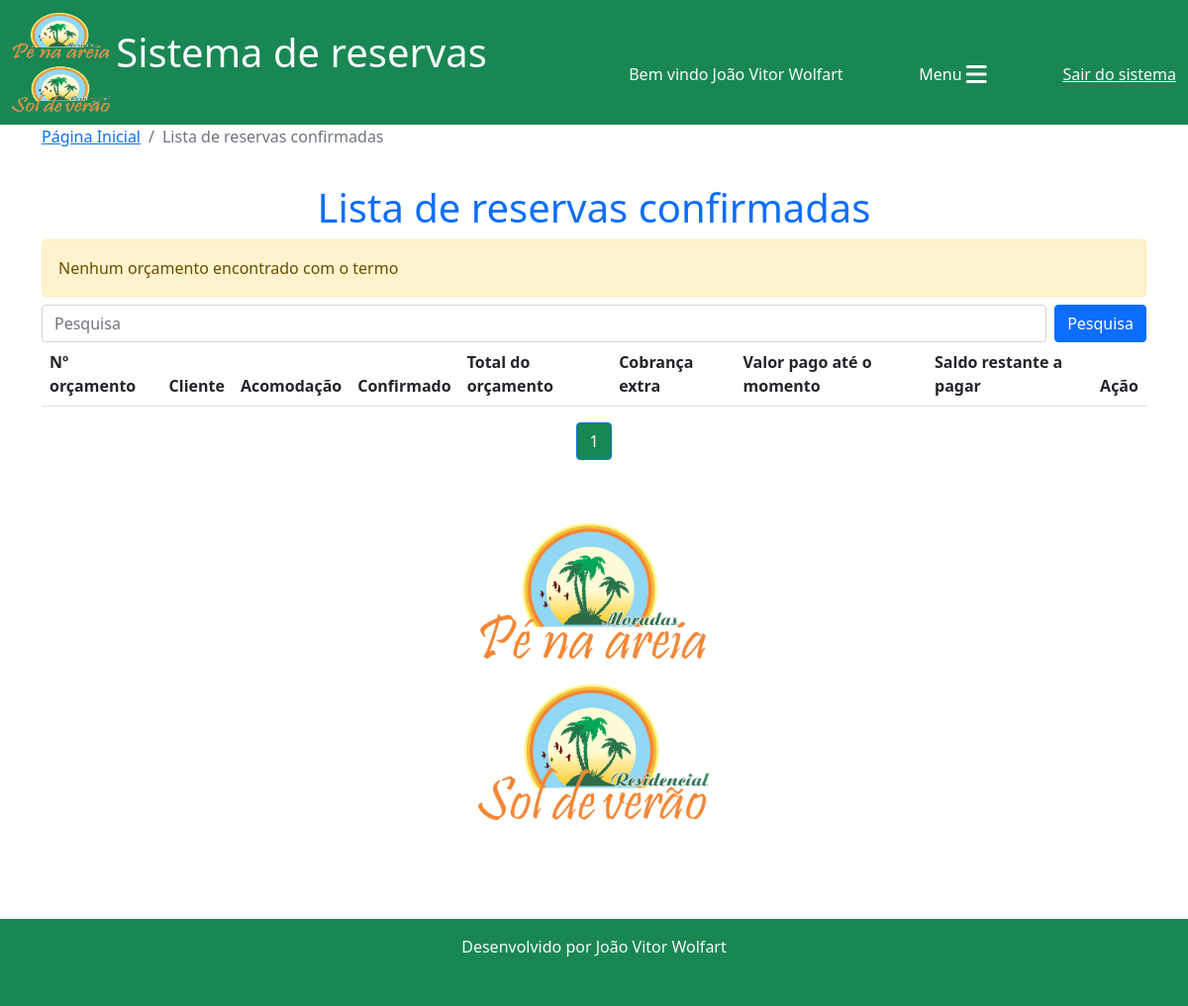
Before: /reservas/lista_orcamentos_confirmados/?p=3&termo_cliente= (signed in) with the older database file.
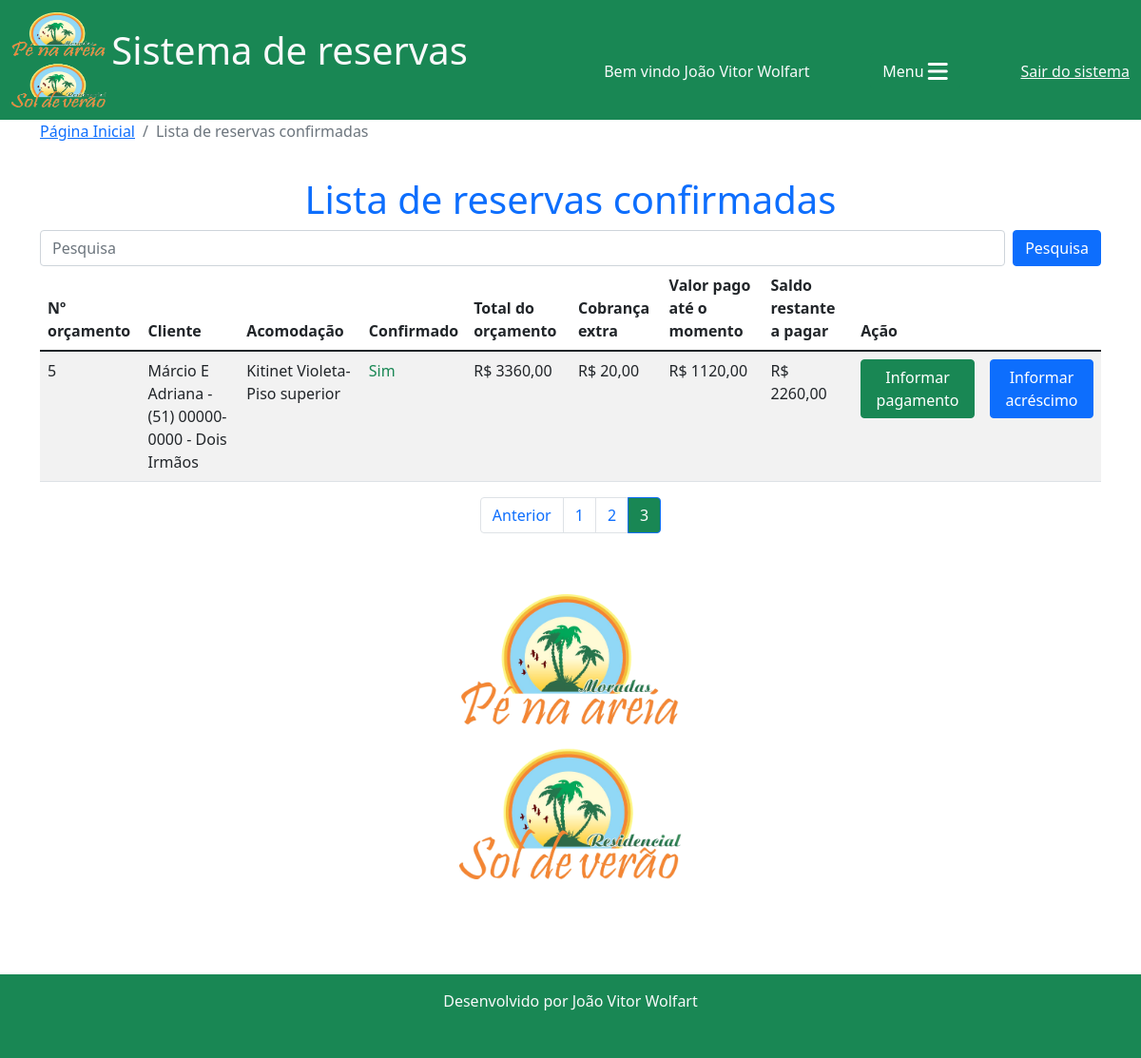
After: the same page with the newer database file.
### reservas/models.py (models this page shows, shortened)
class Orcamento(models.Model):
    cliente = models.ForeignKey(Cliente, on_delete=models.CASCADE)
    acomodacao = models.ForeignKey(Acomodacao, on_delete=models.CASCADE)
    data_entrada = models.DateField()
    dia_entrada = models.CharField(max_length=20)
    checkin = models.CharField(max_length=100)
    data_saida = models.DateField()
    dia_saida = models.CharField(max_length=20)
    checkout = models.CharField(max_length=100)
    data_orcamento = models.DateField(default=timezone.now)
    n_ocupantes = models.IntegerField(default=0)
    obs_n_ocupantes = models.CharField(max_length=150, blank=True,)
    n_dias = models.IntegerField()
    valor_diaria = models.DecimalField(default=0, max_digits=7, decimal_places=2)
    taxa_limpeza = models.DecimalField(default=0, max_digits=6, decimal_places=2)
    descontos = models.DecimalField(default=0, max_digits=7, decimal_places=2)
    acrescimos = models.DecimalField(default=0, max_digits=7, decimal_places=2)
    valor_pacote = models.DecimalField(default=0, max_digits=7, decimal_places=2)
    dias_pacote = models.IntegerField(default=0)
    diaria_cheia = models.BooleanField(default=False)
    periodo = models.CharField(max_length=100)
    modificado = models.BooleanField(default=False)
    obs_modificacao = models.CharField(max_length=200, blank=True,)
    eliminado = models.BooleanField(default=False)
    status = models.CharField(max_length=20, choices=(("em digitação", "em digitação"), ("digitação concluída", "digitação concluída"), ("orçamento gerado", "orçamento gerado"), ("contrato gerado", "contrato gerado"),))
    total_valor_reserva = models.DecimalField(default=0, max_digits=7, decimal_places=2)
    confirmado = models.BooleanField(default=False)
    valor_pago = models.DecimalField(default=0, max_digits=7, decimal_places=2)
    valor_extras = models.DecimalField(default=0, max_digits=7, decimal_places=2)
    quitado = models.BooleanField(default=False)

class Cliente(models.Model):
    nome = models.CharField(max_length=30)
    telefone = models.CharField(max_length=20, blank=True,)
    obs = models.CharField(max_length=100)
    dados_adicionais = models.BooleanField(default=False)
    def __str__(self):
        return f"{self.nome} - {self.telefone} - {self.obs}"

class Acomodacao(models.Model):
    nome = models.CharField(max_length=50)
    empreendimento = models.ForeignKey(Empreendimento, on_delete=models.DO_NOTHING)
    tipo = models.CharField(max_length=15)
    quartos = models.IntegerField(blank=True, null=True)
    valor_base = models.DecimalField(max_digits=10, decimal_places=2, blank=True, null=True)
    descricao = models.TextField()
    limite_ideal = models.IntegerField(blank=True, null=True)
    limite_adicional = models.IntegerField(blank=True, null=True)
    aceita_pet = models.BooleanField(default=False)
    def __str__(self):
        return f"{self.nome}"

### reservas/views.py (the view)
# urls.py: path('lista_orcamentos_confirmados/', views.lista_orcamentos_confirmados, name="lista_orcamentos_confirmados"),
@login_required(login_url="login")
def lista_orcamentos_confirmados(request):
    termo_cliente = request.GET.get("termo_cliente")
    if termo_cliente:
        termo_cliente = termo_cliente.strip()
        orcamentos = Orcamento.objects.all().filter(
            Q(cliente__nome__icontains=termo_cliente) | Q(cliente__telefone__icontains=termo_cliente) | Q(cliente__obs__icontains=termo_cliente) | Q(acomodacao__nome__icontains=termo_cliente), status="contrato gerado", confirmado=True, quitado=False
        ).exclude(
            eliminado=True
        ).order_by("-id")
    else:
        orcamentos = Orcamento.objects.all().filter(
        status="contrato gerado", confirmado=True, quitado=False
        ).exclude(
            eliminado=True
        ).order_by("-id")
    saldos = []
    for o in orcamentos:
        saldo = o.total_valor_reserva + o.valor_extras - o.valor_pago
        saldos.append(saldo)
    if len(orcamentos) == 0:
        messages.add_message(request, messages.WARNING, f"Nenhum orçamento encontrado com o termo {termo_cliente}")
    paginator = Paginator(orcamentos, 10)
    page = request.GET.get('p')
    if page:
        saldos = saldos[10*(int(page)-1):]
    orcamentos = paginator.get_page(page)
    orcamentos_saldos = zip(orcamentos, saldos)
    return render(request, "lista_orcamentos_confirmados.html", {"orcamentos": orcamentos,"orcamentos_saldos":orcamentos_saldos})

### reservas/templates/lista_orcamentos_confirmados.html (shortened to what this page needs)
{% extends 'base.html'%}
{% load static %}
{% block 'conteudo'%}
<nav aria-label="breadcrumb">
  <ol class="breadcrumb">
    <li class="breadcrumb-item"><a href="{% url 'home'%}">Página Inicial</a></li>
    <li class="breadcrumb-item active" aria-current="page">Lista de reservas confirmadas</li>
  </ol>
</nav>
<h1 style="padding-top: 20px;" class="text-center text-primary">Lista de reservas confirmadas</h1>
{% include 'parciais/_messages.html'%}
<div class="col-12">
    <form class="d-flex" action="">
        <input class="form-control me-2" type="search" placeholder="Pesquisa" aria-label="Search" name="termo_cliente">
        <button class="btn btn-primary" type="submit">Pesquisa</button>
    </form>
    <div class="col-12 table-responsive">
        <table class="table table-striped table-hover">
          <thead>
            <tr>
              <th scope="col">Nº orçamento</th>
              <th scope="col">Cliente</th>
              <th scope="col">Acomodação</th>
              <th scope="col">Confirmado</th>
              <th scope="col">Total do orçamento</th>
              <th scope="col">Cobrança extra</th>
              <th scope="col">Valor pago até o momento</th>
              <th scope="col">Saldo restante a pagar</th>
              <th scope="col">Ação</th>
            </tr>
          </thead>
          <tbody>
            {% for o, s in orcamentos_saldos %}
            <tr>
                <td>{{o.id}}</td>
                <td class="">{{o.cliente}}</td>
                <td class="">{{o.acomodacao}}</td>
                {% if o.confirmado %}
                <td class="text-success">Sim</td>
                {% else %}
                <td class="text-danger">Não</td>
                {% endif %}
                <td class="">R$ {{o.total_valor_reserva}}</td>
                <td class="">R$ {{o.valor_extras}}</td>
                <td class="">R$ {{o.valor_pago}}</td>
                <td class="">R$ {{s}}</td>
                <td class=""><a href="{% url 'registrar_pagamento' o.id%}" class="btn btn-success">Informar pagamento</a></td>
                <td class=""><a href="{% url 'registrar_extra' o.id%}" class="btn btn-primary">Informar acréscimo</a></td>
            </tr>
            {% endfor %}
          </tbody>
        </table>
</div>
</div>
<nav aria-label="Page navigation example">
    <ul class="pagination justify-content-center">
      {%if orcamentos.has_previous%}
      <li class="page-item">
        <a class="page-link" href="?p={{orcamentos.previous_page_number}}&termo_cliente={{termo_cliente}}">Anterior</a>
      </li>
      {%endif%}
      {%for pagina in orcamentos.paginator.page_range%}
      {%if orcamentos.number == pagina%}
        <li class="page-item active"><a class="page-link bg-success" href="?p={{pagina}}&termo_cliente={{termo_cliente}}">{{pagina}}</a></li>
      {% elif orcamentos.number > pagina|add:'-3'  and orcamentos.number < pagina|add:'3'%}
        <li class="page-item"><a class="page-link" href="?p={{pagina}}&termo_cliente={{termo_cliente}}">{{pagina}}</a></li>
      {%endif%}
      {%endfor%}
    </ul>
  </nav>
<div class="row">
    <div style="height: 400px; text-align: center;">
      <img src="{% static 'img/logo1.png'%}" alt="" class="image-fluid mt-5" style="height: 300px; margin: 0 auto;">
    </div>
</div>
{% endblock %}

Changed rows visible on the page:
added Orcamento: id "5", cliente "Márcio E Adriana - (51) 00000-0000 - Dois Irmãos", acomodacao "Kitinet Violeta-Piso superior", confirmado "Sim", total_valor_reserva "3360,00", valor_extras "20,00", valor_pago "1120,00", s "2260,00"
Other visible differences:
text now shown: "Anterior"
list line gone: "1"
new list line: "1"
new list line: "2"
new list line: "3"
list line gone: "Nenhum orçamento encontrado com o termo"
